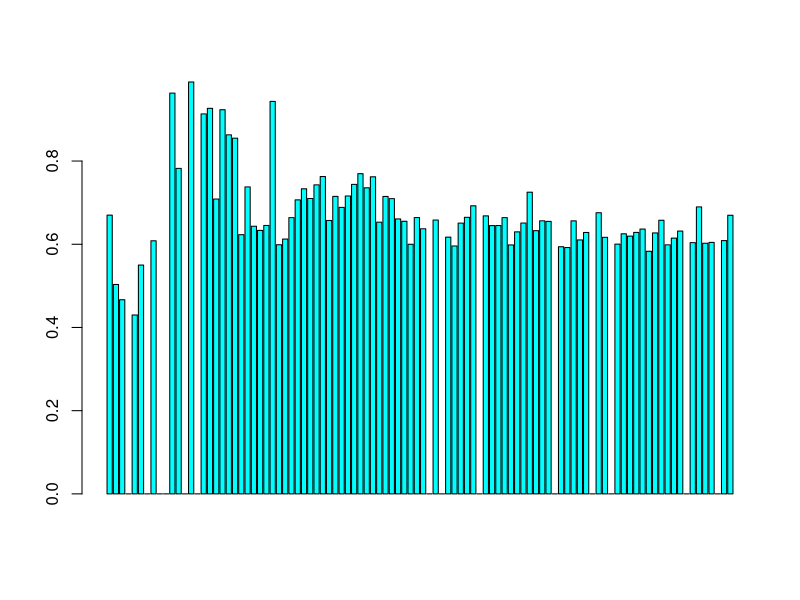
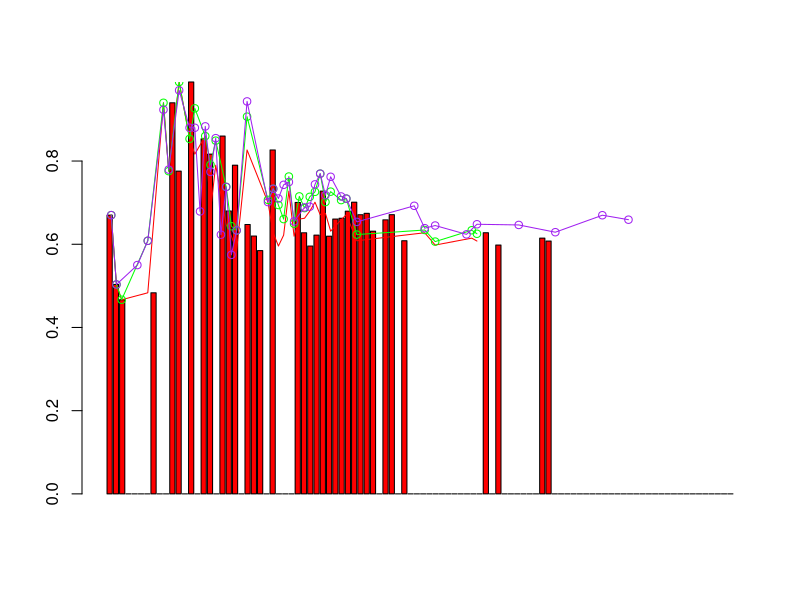

Generate these figures, in order, with R:
greedyObj<-read.csv("greedyObj.csv",stringsAsFactors = TRUE)$a
cplexObj<-read.csv("cplexObj.csv",stringsAsFactors = TRUE)$a
localSearchObj<-read.csv("localSearchObj.csv",stringsAsFactors = TRUE)$a
diffObjGreedy <- cplexObj - greedyObj
diffObjLocal <- localSearchObj - cplexObj
graspObj1 <- read.csv("graspObjFirst.csv",stringsAsFactors = TRUE)$a
graspObj2 <- read.csv("graspObjSecond.csv",stringsAsFactors = TRUE)$a
graspObj3 <- read.csv("graspObjThird.csv",stringsAsFactors = TRUE)$a


graspObj = 1:100
for (i in 1:100)  {
  graspObj[i] = max(graspObj1[i],graspObj2[i], graspObj3[i])
  
}

graspObj1Sol <- graspObj1[!(graspObj1 %in% c(0.0))]
xGrasp1 <- (1:100)[!graspObj1 %in% 0.0]

graspObj2Sol <- graspObj2[!(graspObj2 %in% c(0.0))]
xGrasp2 <- (1:100)[!graspObj2 %in% 0.0]

graspObj3Sol <- graspObj3[!(graspObj3 %in% c(0.0))]
xGrasp3 <- (1:100)[!graspObj3 %in% 0.0]

graspObjSol <- graspObj[!(graspObj %in% c(0.0))]
xGrasp <- (1:100)[!graspObj %in% 0.0]

greedyObjSol <- greedyObj[!greedyObj %in% 0.0]
xGreedy <- (1:100)[!greedyObj %in% 0.0]

cplexObjFes <- cplexObj[!cplexObj %in% 0.0]
xCplex <- (1:100)[!cplexObj %in% 0.0]

localSearchSol <- localSearchObj[!localSearchObj %in% 0.0]
xLocalSearch <- (1:100)[!localSearchObj %in% 0.0]


lim = 100
x = 1:lim
barplot(cplexObj, type = "b", col= "cyan")
barplot(greedyObj, col="red")
lines(xGreedy, greedyObjSol, col="red")

lines(xLocalSearch,localSearchSol, col="green")
points(xLocalSearch,localSearchSol, col="green")

lines(xGrasp1,graspObj1Sol,col="purple")
points(xGrasp1,graspObj1Sol,col="purple")
length(graspObj1Sol)

graspObj1
graspObj2
